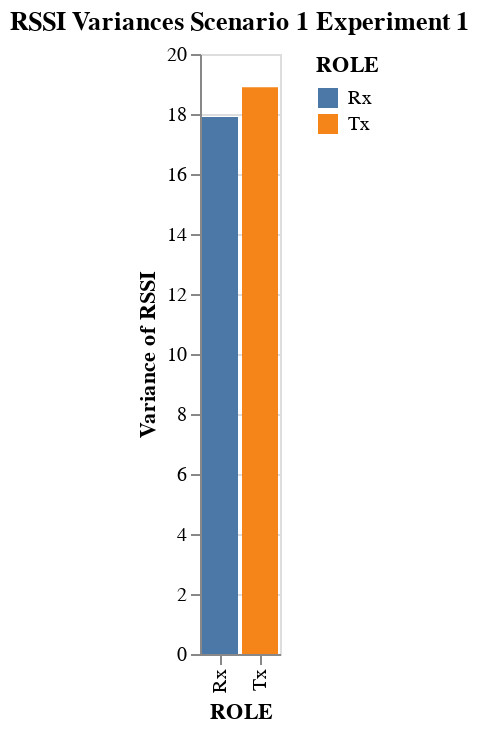

Notebook code cell kept with this figure:
### Code cell
alt.Chart(RSSI_df, title=f"RSSI Variances Scenario 1 Experiment {experiment}").mark_bar().encode(
    x="ROLE:N",
    y="variance(RSSI)",
    color="ROLE:N"
)

### Figure 1 — Vega-Lite specification as saved in the notebook (floating-point values rounded to 4 significant figures)
{"config": {"view": {"continuousWidth": 400, "continuousHeight": 300}}, "data": {"name": "data-31b7106f2eaac18e6d1eb6e078122548"}, "mark": "bar", "encoding": {"color": {"field": "ROLE", "type": "nominal"}, "x": {"field": "ROLE", "type": "nominal"}, "y": {"aggregate": "variance", "field": "RSSI", "type": "quantitative"}}, "title": "RSSI Variances Scenario 1 Experiment 1", "$schema": "https://vega.github.io/schema/vega-lite/v4.17.0.json", "datasets": {"data-31b7106f2eaac18e6d1eb6e078122548": [{"SEQ": 1, "RSSI": -73, "ROLE": "Tx"}, {"SEQ": 2, "RSSI": -70, "ROLE": "Tx"}, {"SEQ": 3, "RSSI": -70, "ROLE": "Tx"}, {"SEQ": 4, "RSSI": -71, "ROLE": "Tx"}, {"SEQ": 5, "RSSI": -71, "ROLE": "Tx"}, {"SEQ": 6, "RSSI": -73, "ROLE": "Tx"}, {"SEQ": 7, "RSSI": -73, "ROLE": "Tx"}, {"SEQ": 8, "RSSI": -78, "ROLE": "Tx"}, {"SEQ": 9, "RSSI": -77, "ROLE": "Tx"}, {"SEQ": 10, "RSSI": -75, "ROLE": "Tx"}, {"SEQ": 11, "RSSI": -77, "ROLE": "Tx"}, {"SEQ": 12, "RSSI": -81, "ROLE": "Tx"}, {"SEQ": 13, "RSSI": -89, "ROLE": "Tx"}, {"SEQ": 14, "RSSI": -76, "ROLE": "Tx"}, {"SEQ": 15, "RSSI": -78, "ROLE": "Tx"}, {"SEQ": 16, "RSSI": -78, "ROLE": "Tx"}, {"SEQ": 17, "RSSI": -76, "ROLE": "Tx"}, {"SEQ": 18, "RSSI": -78, "ROLE": "Tx"}, {"SEQ": 19, "RSSI": -77, "ROLE": "Tx"}, {"SEQ": 20, "RSSI": -75, "ROLE": "Tx"}, {"SEQ": 21, "RSSI": -74, "ROLE": "Tx"}, {"SEQ": 22, "RSSI": -75, "ROLE": "Tx"}, {"SEQ": 23, "RSSI": -82, "ROLE": "Tx"}, {"SEQ": 24, "RSSI": -81, "ROLE": "Tx"}, {"SEQ": 25, "RSSI": -72, "ROLE": "Tx"}, {"SEQ": 26, "RSSI": -78, "ROLE": "Tx"}, {"SEQ": 27, "RSSI": -75, "ROLE": "Tx"}, {"SEQ": 28, "RSSI": -72, "ROLE": "Tx"}, {"SEQ": 29, "RSSI": -72, "ROLE": "Tx"}, {"SEQ": 30, "RSSI": -73, "ROLE": "Tx"}, {"SEQ": 31, "RSSI": -72, "ROLE": "Tx"}, {"SEQ": 32, "RSSI": -73, "ROLE": "Tx"}, {"SEQ": 33, "RSSI": -72, "ROLE": "Tx"}, {"SEQ": 34, "RSSI": -74, "ROLE": "Tx"}, {"SEQ": 35, "RSSI": -78, "ROLE": "Tx"}, {"SEQ": 36, "RSSI": -70, "ROLE": "Tx"}, {"SEQ": 37, "RSSI": -68, "ROLE": "Tx"}, {"SEQ": 38, "RSSI": -67, "ROLE": "Tx"}, {"SEQ": 39, "RSSI": -72, "ROLE": "Tx"}, {"SEQ": 40, "RSSI": -76, "ROLE": "Tx"}, {"SEQ": 41, "RSSI": -71, "ROLE": "Tx"}, {"SEQ": 42, "RSSI": -72, "ROLE": "Tx"}, {"SEQ": 43, "RSSI": -71, "ROLE": "Tx"}, {"SEQ": 44, "RSSI": -78, "ROLE": "Tx"}, {"SEQ": 45, "RSSI": -85, "ROLE": "Tx"}, {"SEQ": 1, "RSSI": -73, "ROLE": "Rx"}, {"SEQ": 2, "RSSI": -71, "ROLE": "Rx"}, {"SEQ": 3, "RSSI": -70, "ROLE": "Rx"}, {"SEQ": 4, "RSSI": -72, "ROLE": "Rx"}, {"SEQ": 5, "RSSI": -71, "ROLE": "Rx"}, {"SEQ": 6, "RSSI": -74, "ROLE": "Rx"}, {"SEQ": 7, "RSSI": -73, "ROLE": "Rx"}, {"SEQ": 8, "RSSI": -78, "ROLE": "Rx"}, {"SEQ": 9, "RSSI": -78, "ROLE": "Rx"}, {"SEQ": 10, "RSSI": -75, "ROLE": "Rx"}, {"SEQ": 11, "RSSI": -76, "ROLE": "Rx"}, {"SEQ": 12, "RSSI": -80, "ROLE": "Rx"}, {"SEQ": 13, "RSSI": -90, "ROLE": "Rx"}, {"SEQ": 14, "RSSI": -76, "ROLE": "Rx"}, {"SEQ": 15, "RSSI": -78, "ROLE": "Rx"}, {"SEQ": 16, "RSSI": -78, "ROLE": "Rx"}, {"SEQ": 17, "RSSI": -77, "ROLE": "Rx"}, {"SEQ": 18, "RSSI": -79, "ROLE": "Rx"}, {"SEQ": 19, "RSSI": -78, "ROLE": "Rx"}, {"SEQ": 20, "RSSI": -76, "ROLE": "Rx"}, {"SEQ": 21, "RSSI": -75, "ROLE": "Rx"}, {"SEQ": 22, "RSSI": -75, "ROLE": "Rx"}, {"SEQ": 23, "RSSI": -81, "ROLE": "Rx"}, {"SEQ": 24, "RSSI": -82, "ROLE": "Rx"}, {"SEQ": 25, "RSSI": -74, "ROLE": "Rx"}, {"SEQ": 26, "RSSI": -77, "ROLE": "Rx"}, {"SEQ": 27, "RSSI": -75, "ROLE": "Rx"}, {"SEQ": 28, "RSSI": -72, "ROLE": "Rx"}, {"SEQ": 29, "RSSI": -73, "ROLE": "Rx"}, {"SEQ": 30, "RSSI": -73, "ROLE": "Rx"}, {"SEQ": 31, "RSSI": -71, "ROLE": "Rx"}, {"SEQ": 32, "RSSI": -72, "ROLE": "Rx"}, {"SEQ": 33, "RSSI": -73, "ROLE": "Rx"}, {"SEQ": 34, "RSSI": -75, "ROLE": "Rx"}, {"SEQ": 35, "RSSI": -78, "ROLE": "Rx"}, {"SEQ": 36, "RSSI": -69, "ROLE": "Rx"}, {"SEQ": 37, "RSSI": -69, "ROLE": "Rx"}, {"SEQ": 38, "RSSI": -68, "ROLE": "Rx"}, {"SEQ": 39, "RSSI": -71, "ROLE": "Rx"}, {"SEQ": 40, "RSSI": -77, "ROLE": "Rx"}, {"SEQ": 41, "RSSI": -72, "ROLE": "Rx"}, {"SEQ": 42, "RSSI": -72, "ROLE": "Rx"}, {"SEQ": 43, "RSSI": -72, "ROLE": "Rx"}, {"SEQ": 44, "RSSI": -76, "ROLE": "Rx"}, {"SEQ": 45, "RSSI": -84, "ROLE": "Rx"}]}}
